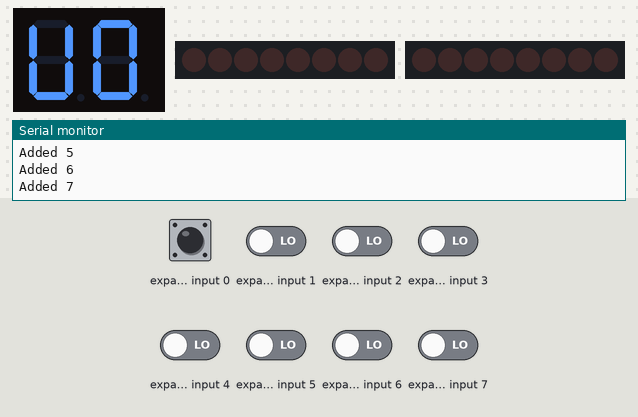
This sketch was run on a simulated Arduino Uno, built with avr-gcc and run on an emulated ATmega328P. Parts: 2-digit seven-segment display, 2 × 8 shift-register outputs drawn as a row of LEDs (first output left, lit = HIGH), the last lines printed to the serial monitor. Wiring (from diagram.json): shift register (74HC595): data pin 2; shift clock pin 3; latch pin 4; 2 × shift register (74HC595): data A0; shift clock A2; latch A1; input shift register (74HC165): load pin 7; clock pin 6; serial out pin 5; 2-digit 7-segment display, segments lit when LOW: segments Q0, Q1, Q2, Q3, Q4, Q5, Q6, Q8, Q9, Q10, Q11, Q12, Q13, Q14; row of LEDs: on Q0, Q1, Q2, Q3, Q4, Q5, Q6, Q7. Inputs (shaded band) come from the test bench; at power-on: expander input 0–7 LOW. The segment pins are drawn as the display they are named for.

Above: at 1.2 s.
1.3 s: expander input 0 driven HIGH
At 4.18 s:
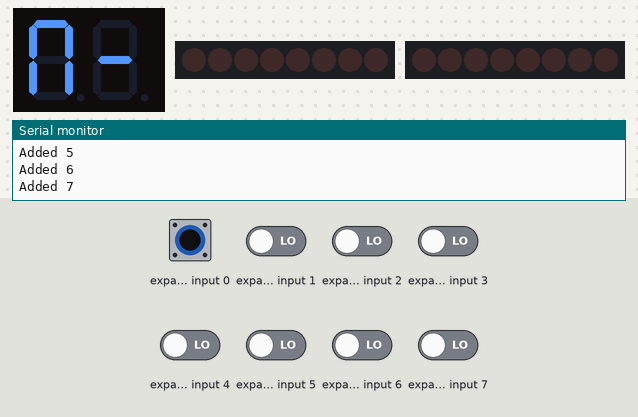
4.3 s: expander input 0 driven LOW
At 4.6 s:
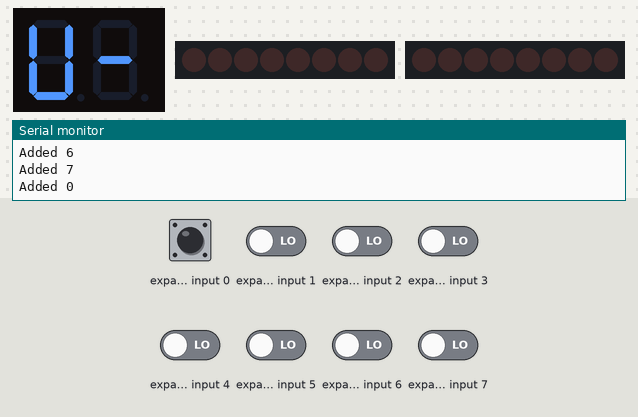
7.3 s: expander input 2 driven HIGH
At 8.25 s:
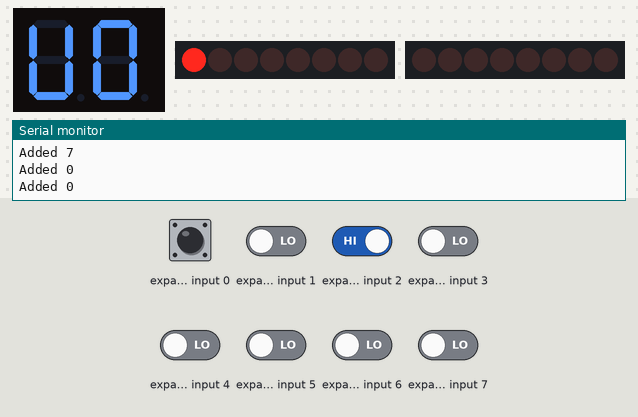
10.3 s: expander input 0 driven HIGH and expander input 1 driven HIGH
13.3 s: expander input 0 pulsed LOW 2 times (0.12 s each, 0.3 s apart)
At 16.7 s:
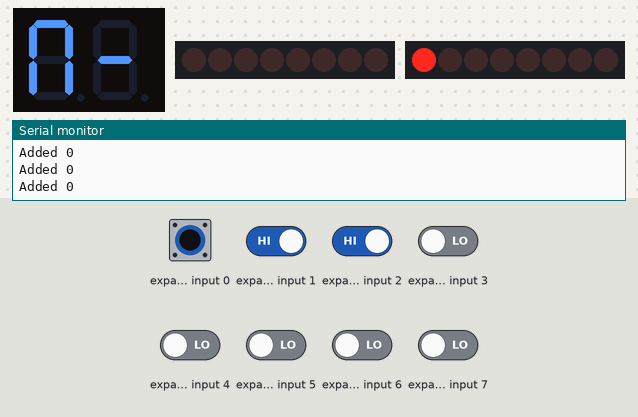
16.9 s: expander input 2 driven LOW
At 18.3 s:
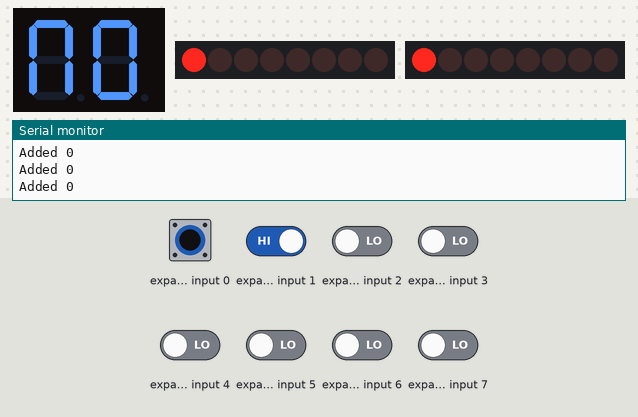
Timing chart, 0 to 23.0 s (numbered marks = the images above; inputs shaded):
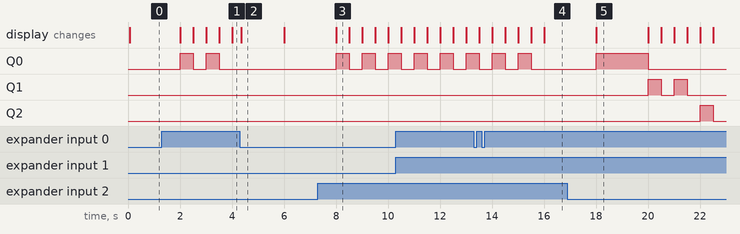

The sketch:

sketch.ino
```cpp
#include <Arduino.h>
#include <LinkedList.h>
#include "components.hpp"
#include "elevatorAlgorithm.h"

// Pin assignments
const int outputDataPin = 2;
const int outputClockPin = 3;
const int outputLatchPin = 4;
const int inputDataPin = 5;
const int inputClockPin = 6;
const int inputLatchPin = 7;
const int segLatchPin = A1;
const int segDataPin = A0;
const int segClockPin = A2;

// Number of buttons and LEDs
const int numButtons = 8;
const int numLEDs = 8;

// Button debounce delay (in milliseconds)
const int debounceDelay = 50;

// Declare ShiftRegister for the output (LEDs)
ShiftRegister outputShiftRegister(outputDataPin, outputClockPin, outputLatchPin);

// Declare SevenSegmentDisplay for the output
SevenSegmentDisplay outputSevenSegmentDisplay(segDataPin, segClockPin, segLatchPin);

// Declare LEDs
LED *LEDs[numLEDs];

ButtonHandler buttonHandler(inputDataPin, inputClockPin, inputLatchPin, numButtons);

// Declare requested floors array and path array
LinkedList<int> floorsToVisit;
LinkedList<int> elevatorPath;

Elevator elevator(LEDs, numLEDs, 2000);

void setup() {
  Serial.begin(115200);
  for (uint8_t i = 0; i < numLEDs; i++) {
      LEDs[i] = new LED(i, outputShiftRegister, 500);
      LEDs[i]->setState(LED::OFF);
  }
}

void loop() {
  bool requestedFloors = false;
  for (uint8_t i = 0; i < numButtons; i++) {
    if (buttonHandler.isButtonPressed(i)) {
      bool notFound = true;
      for (uint8_t j = 0; j < floorsToVisit.size(); ++j) {
        if (floorsToVisit.get(j) == i) {
          notFound = false;
          break;
        }
      }
      if (notFound) {
        Serial.print("Added ");
        Serial.print(i);
        Serial.println();
        floorsToVisit.add(i);
        requestedFloors = true;
      }
    }
  }

  if (requestedFloors) {
    elevatorAlgorithm(elevator.getCurrentFloor(), floorsToVisit, elevatorPath);
  }

  elevator.update(floorsToVisit, elevatorPath);

  buttonHandler.update();

  for (uint8_t i = 0; i < numLEDs; i++) {
    LEDs[i]->update();
  }

  outputSevenSegmentDisplay.Display_state(elevator.getCurrentFloor(), elevatorPath);
}
```

components.cpp
```cpp
#include <Arduino.h>
#include <LinkedList.h>
#include "components.hpp"
#include "elevatorAlgorithm.h"

// ShiftRegister implementation
ShiftRegister::ShiftRegister(int dataPin, int clockPin, int latchPin)
    : dataPin(dataPin), clockPin(clockPin), latchPin(latchPin), currentOutput(0) {
  pinMode(dataPin, OUTPUT);
  pinMode(clockPin, OUTPUT);
  pinMode(latchPin, OUTPUT);
}

void ShiftRegister::setPin(int pin, bool state) {
  if (state) {
    currentOutput |= (1 << pin);
  } else {
    currentOutput &= ~(1 << pin);
  }
  write(currentOutput);
}

void ShiftRegister::write(byte value) {
  digitalWrite(latchPin, LOW);
  shiftOut(dataPin, clockPin, MSBFIRST, value);
  digitalWrite(latchPin, HIGH);
}

// LED implementation
LED::LED(int pin, ShiftRegister &shiftRegister, unsigned long blinkDuration)
    : shiftRegister(shiftRegister), pin(pin), blinkDuration(blinkDuration), state(OFF), previousMillis(0) {
}

void LED::update() {
  switch (state) {
    case ON:
      updateShiftRegister(true);
      break;
    case OFF:
      updateShiftRegister(false);
      break;
    case BLINKING:
      unsigned long currentMillis = millis();
      if (currentMillis - previousMillis >= blinkDuration) {
        previousMillis = currentMillis;
        updateShiftRegister(!isOn);
      }
      break;
  }
}

void LED::setState(LEDState newState) {
  state = newState;
  update();
}

void LED::updateShiftRegister(bool state) {
  isOn = state;
  shiftRegister.setPin(pin, state);
}

// ButtonHandler implementation
ButtonHandler::ButtonHandler(uint8_t dataPin, uint8_t clockPin, uint8_t latchPin, uint8_t numBits)
  : dataPin(dataPin), clockPin(clockPin), latchPin(latchPin), numBits(numBits) {
  pinMode(dataPin, INPUT);
  pinMode(clockPin, OUTPUT);
  pinMode(latchPin, OUTPUT);
  buttonStates = new uint8_t[numBits];
  lastButtonStates = new uint8_t[numBits];
  debounceDelay = 50;
  lastDebounceTimes = new unsigned long[numBits];
}

ButtonHandler::~ButtonHandler() {
  delete[] buttonStates;
  delete[] lastButtonStates;
  delete[] lastDebounceTimes;
}

void ButtonHandler::update() {
  digitalWrite(latchPin, LOW);
  digitalWrite(latchPin, HIGH);

  for (int i = numBits - 1; i >= 0; --i) {
    int bit = !digitalRead(dataPin); // Invert the button state (LOW when pressed, HIGH when not pressed)
    if (bit != lastButtonStates[i]) {
      lastDebounceTimes[i] = millis();
    }
    if ((millis() - lastDebounceTimes[i]) > debounceDelay) {
      if (bit != buttonStates[i]) {
        buttonStates[i] = bit;
        lastButtonStates[i] = bit; // Update lastButtonStates after debounce time has passed
      }
    } else {
      lastButtonStates[i] = bit;
    }
    digitalWrite(clockPin, HIGH); // Shift out the next bit
    digitalWrite(clockPin, LOW);
  }
}

bool ButtonHandler::isButtonPressed(uint8_t index) {
  return buttonStates[index] == HIGH;
}

// Elevator implementation
Elevator::Elevator(LED** LEDs, int numLEDs, unsigned long elevatorDelay)
  : LEDs(LEDs), numLEDs(numLEDs), elevatorDelay(elevatorDelay) {
  currentFloor = 0;
  lastElevatorMoveTime = millis();
}

int Elevator::getCurrentFloor() {
  return currentFloor;
}

void Elevator::update(LinkedList<int> &floorsToVisit, LinkedList<int> &elevatorPath) {
  unsigned long currentTime = millis();
  if (currentTime - lastElevatorMoveTime > elevatorDelay) {
    lastElevatorMoveTime = currentTime;
    if (elevatorPath.size() > 0) {

      LEDs[currentFloor]->setState(LED::OFF);
      currentFloor = elevatorPath.shift();

      bool isARequestedFloor = false;
      for (uint8_t i = 0; i < floorsToVisit.size(); ++i) {
        if (currentFloor == floorsToVisit.get(i)) {
          isARequestedFloor = true;
          floorsToVisit.remove(i);
          break;
        }
      }

      if (isARequestedFloor) {
        LEDs[currentFloor]->setState(LED::BLINKING);
      }
      else {
        LEDs[currentFloor]->setState(LED::ON);
      }
    }
    else {
      LEDs[currentFloor]->setState(LED::ON);
    }
  }
}

// SevenSegmentDisplay implementation
// Define digits for 7-segment display
const byte digits[] = {
  B00000011, // 0
  B10011111, // 1
  B00100101, // 2
  B00001101, // 3
  B10011001, // 4
  B01001001, // 5
  B01000001, // 6
  B00011111, // 7
  B00000001, // 8
  B00001001  // 9
};

const byte direction[] = {
  B00010011, // up
  B10000011, // down
  B11111101, // --
};

SevenSegmentDisplay::SevenSegmentDisplay(int dataPin, int clockPin, int latchPin)
    : dataPin(dataPin), clockPin(clockPin), latchPin(latchPin) {
  pinMode(dataPin, OUTPUT);
  pinMode(clockPin, OUTPUT);
  pinMode(latchPin, OUTPUT);
  lvl = 0;
}

void SevenSegmentDisplay::Display_state(int currentFloor, LinkedList<int> &elevatorPath){
  if (elevatorPath.size() == 0){
    lvl = 2;
  } else {
    if (elevatorPath.get(0) - currentFloor > 0){
      lvl = 0;
    } else {
      lvl = 1;
    }
  }


  digitalWrite(latchPin, LOW);
  shiftOut(dataPin, clockPin, LSBFIRST, digits[currentFloor]);
  shiftOut(dataPin, clockPin, LSBFIRST, direction[lvl]);
  digitalWrite(latchPin, HIGH);
}
```

components.hpp
```cpp
#include <Arduino.h>
#include <LinkedList.h>

#ifndef COMPONENTS_HPP
#define COMPONENTS_HPP

class ShiftRegister {
  public:
    ShiftRegister(int dataPin, int clockPin, int latchPin);
    void setPin(int pin, bool state);
    void write(byte value);

  private:
    int dataPin;
    int clockPin;
    int latchPin;
    byte currentOutput;
};

class LED {
  public:
    LED(int pin, ShiftRegister &shiftRegister, unsigned long blinkDuration);
    enum LEDState { OFF, ON, BLINKING };
    void update();
    void setState(LEDState newState);

  private:
    int pin;
    LEDState state;
    bool isOn;
    unsigned long previousMillis;
    ShiftRegister &shiftRegister;
    unsigned long blinkDuration;

    void updateShiftRegister(bool state);
};

class ButtonHandler {
  public:
    ButtonHandler(uint8_t dataPin, uint8_t clockPin, uint8_t latchPin, uint8_t numBits);
    ~ButtonHandler();

    void update();
    bool isButtonPressed(uint8_t index);

  private:
    uint8_t dataPin, clockPin, latchPin, numBits;
    uint8_t* buttonStates;
    uint8_t* lastButtonStates;
    uint16_t debounceDelay;
    unsigned long* lastDebounceTimes;
};

class Elevator {
  public:
    Elevator(LED** LEDs, int numLEDs, unsigned long elevatorDelay);
    void update(LinkedList<int> &floorsToVisit, LinkedList<int> &elevatorPath);
    int getCurrentFloor();

  private:
    int currentFloor;
    int numLEDs;
    LED** LEDs;
    unsigned long elevatorDelay;
    unsigned long lastElevatorMoveTime;
};

class SevenSegmentDisplay{
  public:
    SevenSegmentDisplay(int dataPin, int clockPin, int latchPin);
    void Display_state(int currentFloor, LinkedList<int> &elevatorPath);

  private:
    int dataPin;
    int clockPin;
    int latchPin;
    int lvl;
};

#endif
```

elevatorAlgorithm.cpp
```cpp
#include <Arduino.h>
#include <LinkedList.h>

const int INT_MAX = 999;

int ascendingOrder(int &a, int &b) {
    return a - b;
}

int descendingOrder(int &a, int &b) {
    return b - a;
}

void fillMissingIntegers(LinkedList<int> &list) {
    for (int i = 0; i < list.size() - 1;) {
        int current = list.get(i);
        int next = list.get(i + 1);
        int difference = next - current;

        if (difference != 1 && difference != -1) {
            list.add(i + 1, current + (difference > 1 ? 1 : -1));
        } else {
            i++;
        }
    }
}

void elevatorAlgorithm(int currentFloor, const LinkedList<int> &floorsToVisit, LinkedList<int> &elevatorPath) {

    LinkedList<int> above;
    LinkedList<int> below;

    for (uint8_t i = 0; i < floorsToVisit.size(); ++i) {
        int floor = floorsToVisit.get(i);
        if (floor > currentFloor) {
            above.add(floor);
        }
        else {
            below.add(floor);
        }
    }

    above.sort(ascendingOrder);
    below.sort(descendingOrder);

    elevatorPath.clear();
    elevatorPath.add(currentFloor);
    if (above.size() < below.size()) {
        for (uint8_t i = 0; i < above.size(); ++i) {
            elevatorPath.add(above.get(i));
        }
        for (uint8_t i = 0; i < below.size(); ++i) {
            elevatorPath.add(below.get(i));
        }
    }
    else {
        for (uint8_t i = 0; i < below.size(); ++i) {
            elevatorPath.add(below.get(i));
        }
        for (uint8_t i = 0; i < above.size(); ++i) {
            elevatorPath.add(above.get(i));
        }
    }
    fillMissingIntegers(elevatorPath);
}
```

elevatorAlgorithm.h
```cpp
#include <LinkedList.h>

#ifndef ELEVATORALGORITHM_H
#define ELEVATORALGORITHM_H

extern void elevatorAlgorithm(int currentFloor, const LinkedList<int> &floorsToVisit, LinkedList<int> &elevatorPath);
#endif
```

Measured:
- after the input at 1.3 s, the display: first differs from a run without the input after 2.7 s (image 1)
- after the input at 4.3 s, the display: changes after 0.05 s (image 2)
- after the input at 7.3 s, the display: first changes after 0.71 s (image 3 shows a later state)
- after the input at 16.9 s, the display: changes after 1.1 s (image 5)
- what the display in image 2 shows lasts 1.6 s, from 4.4 s to 6.0 s
- what the display in image 3 shows lasts 0.5 s, from 8.0 s to 8.5 s
